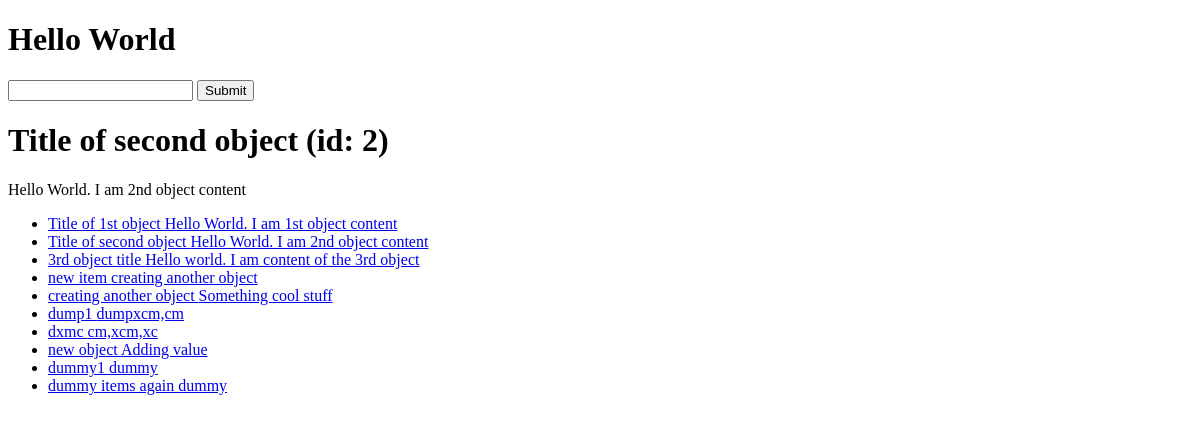
Before: / with the older database file.
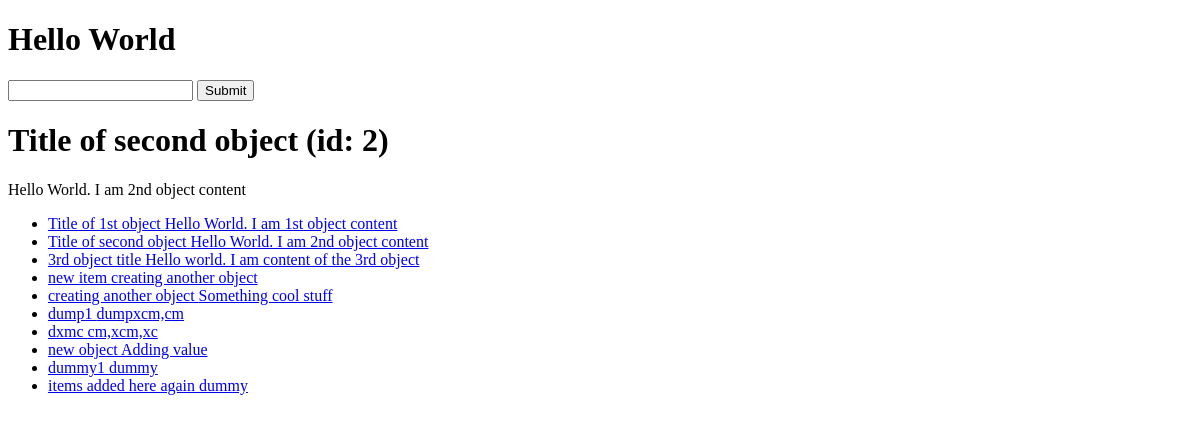
After: the same page with the newer database file.
### articles/models.py (models this page shows, shortened)
class Article(models.Model):
    title = models.CharField(max_length=100)
    slug = models.SlugField(max_length=50, blank=True, null=True)
    content = models.TextField()
    timestamp = models.DateTimeField(auto_now_add=True)
    updated = models.DateTimeField(auto_now=True)
    publish = models.DateField(auto_now=False, auto_now_add=False, null=True, blank=True)

### config/views.py (the view)
# urls.py: path("", home_view),
def home_view(request):
    random_int = random.randint(1, 3)
    article_obj = Article.objects.get(id=random_int)
    article_queryset = Article.objects.all()
    context = {
        "object_list": article_queryset,
        "title": article_obj.title,
        "content": article_obj.content,
        "id": article_obj.id
    }
    HTML_STRING = render_to_string("home_view.html", context=context)
    return HttpResponse(HTML_STRING)

### templates/home_view.html
{% extends 'base.html' %}
{% block content %}
<h1>{{title}} (id: {{id}})</h1>
<p>{{content}}</p>
<ul>
    {% for qs in object_list %}
    <li><a href="articles/{{qs.id}}/">{{qs.title}} {{qs.content}}</a></li>
    {% endfor %}
</ul>
{% endblock content %}

### templates/base.html
<!DOCTYPE html>
<head>
</head>
<body>
    <h1>Hello World</h1>
    <form action="/articles/" method="GET">
        <input type="text" name="query" />
        <input type="submit" />
    </form>
    {% block content %}
    {% endblock content %}
</body>
</html>

Changed rows visible on the page:
changed Article: title "dummy items again" → "items added here again"
